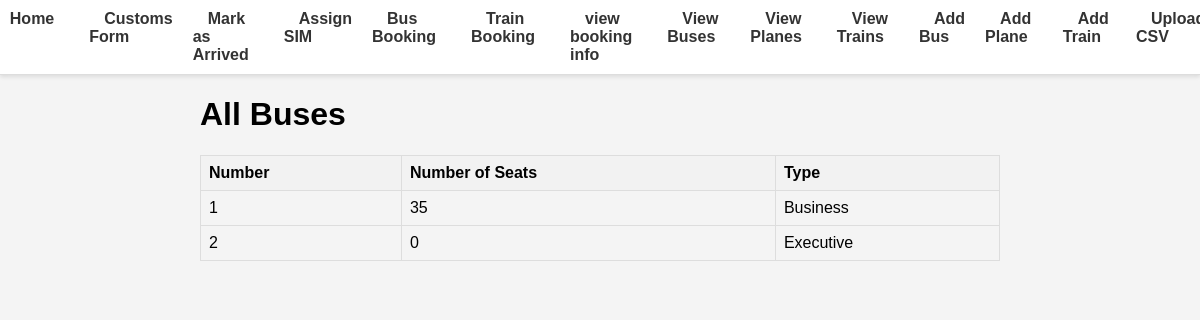
Page /view-buses/ on the earlier database version.
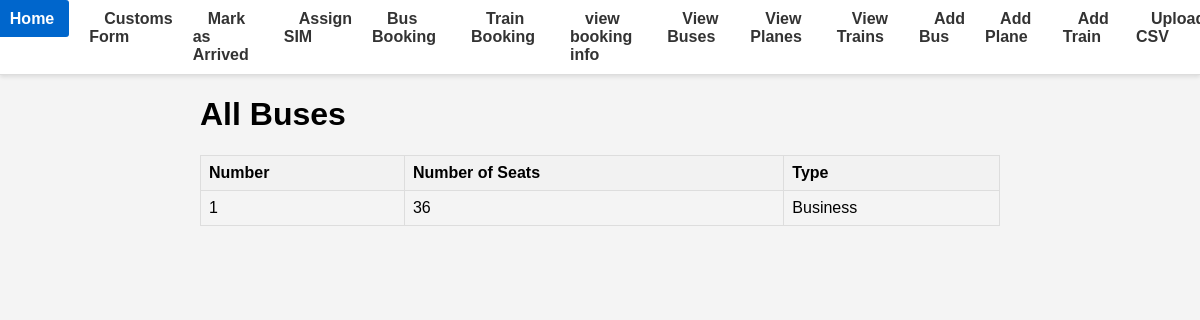
Same page on the later database version.
### database.py (models this page shows)
class Transport(Base):
    __tablename__ = "transport"
    id = Column(Integer, primary_key=True, index=True)
    departure_time = Column(Date, nullable=True)
    type = Column(String, nullable=False)
    transport_type = Column(String, nullable=False)
    __mapper_args__ = {
        'polymorphic_on': transport_type,
        'polymorphic_identity': 'transport'
    }

class Bus(Transport):
    __tablename__ = "bus"
    bus_id = Column(Integer, ForeignKey('transport.id'), primary_key=True)
    bus_number = Column(Integer, nullable=False)
    no_of_seats = Column(Integer, nullable=False)
    type = Column(String, index=True,nullable=True)
    __mapper_args__ = {
        'polymorphic_identity': 'bus',
    }

### main.py (the view)
@app.get("/view-buses/")
def view_buses(request: Request, db: Session = Depends(get_db)):
    buses = db.query(Bus).all()
    return templates.TemplateResponse("view_buses.html", {"request": request, "buses": buses})

### templates/view_buses.html
{% extends "base.html" %}
{% block content %}
<h1>All Buses</h1>
<table>
    <tr>
        <th>Number</th>
        <th>Number of Seats</th>
        <th>Type</th>
    </tr>
    {% for bus in buses %}
    <tr>
        <td>{{ bus.bus_number }}</td>
        <td>{{ bus.no_of_seats }}</td>
        <td>{{ bus.type }}</td>
    </tr>
    {% endfor %}
</table>
{% endblock %}

Differences in the rows shown:
removed Bus: bus_number "2", no_of_seats "0", type "Executive"
changed Bus "Business": no_of_seats "35" → "36"
